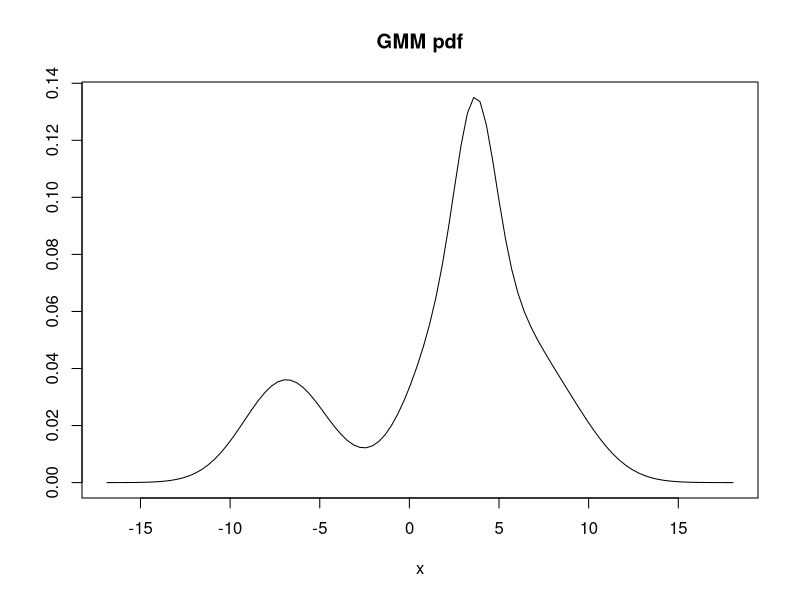
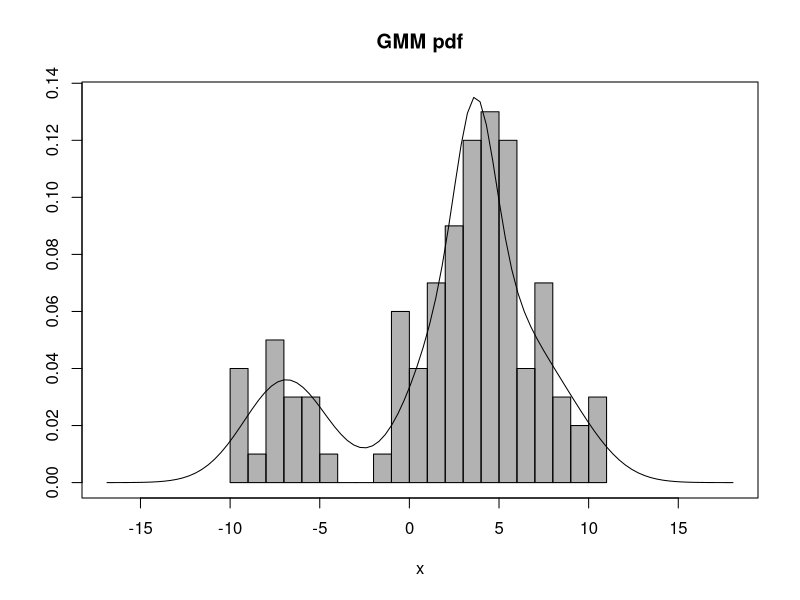
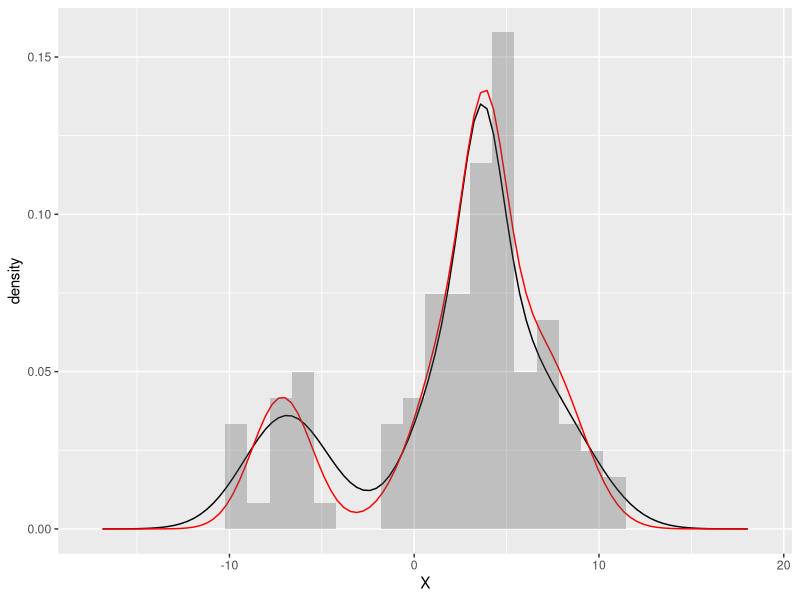

These charts were generated, in order, by the following R code:
library(ggplot2)
library(dplyr)

#True 모델 생성
n_cluster <- 5
param_df <- data.frame(mu=rnorm(n_cluster, sd=5), sigma2=rchisq(n_cluster, 5), pi=rmultinom(1, 100, rep(1, n_cluster)/n_cluster)/100)

#Density를 그리기 위한 작업
plot_x_range <- seq(min(param_df$mu)-10, max(param_df$mu)+10, length.out=100)
plot(plot_x_range,rowSums(apply(param_df, 1, function(par) {dnorm(plot_x_range, par[1], sqrt(par[2]))*par[3]})), type = 'l', main = "GMM pdf", ylab = '', xlab='x')

#표본 생성
n_sample <- 100
gmm_ind <- sample(1:n_cluster, n_sample, prob = param_df$pi, replace = T)
gmm_sample <- sapply(gmm_ind, function(ind) {rnorm(1, param_df[ind,1], sqrt(param_df[ind,2]))})

plot(plot_x_range,rowSums(apply(param_df, 1, function(par) {dnorm(plot_x_range, par[1], sqrt(par[2]))*par[3]})), type = 'l', main = "GMM pdf", ylab = '', xlab='x')
hist(gmm_sample, probability = T, add = T, col=rgb(0,0,0, alpha=0.3), breaks = 20)

#분산에 대한 MLE.
var_mle <- function(x) {var(x) * (length(x) - 1) / length(x)}

#초기 값
param_est <- data.frame(mu=rnorm(n_cluster, sd=5), sigma2=rchisq(n_cluster, 5), pi=rmultinom(1, 100, rep(1, n_cluster)/n_cluster)/100)
n_mcmc <- 10

for (it in 1:100) {
  #E step
  #잠재 변수를 샘플링하기 위한 각 클러스터에 들어갈 확률
  alphas <- apply(param_df, 1, function(par) {dnorm(gmm_sample, par[1], sqrt(par[2]))*par[3]})
  alphas <- alphas/rowSums(alphas)
  #잠재변수 추출(어느 분포/클러스터에서 나왔는지)
  sample_est_ind <- apply(alphas, 1, function(ap) {sample(1:n_cluster, n_mcmc, prob = ap, replace = T)})
  
  #M step
  #잠재변수가 가리키는 클러스터에 대응하는 데이터를 각 클러스터에 반영
  param_est_next <- data.frame(y=rep(gmm_sample, each=n_mcmc), cls=as.vector(sample_est_ind)) %>%
    group_by(cls) %>% summarise(mu=mean(y), sigma2=var_mle(y), pi=n()) %>% as.data.frame() %>% select(-cls)
  param_est <- param_est_next
  param_est[,3] <- param_est[,3]/sum(param_est[,3])
}

param_df
param_est

#샘플 히스토그램+True density+estimate density
ggplot()+
  geom_line(aes(x=plot_x_range,y=rowSums(apply(param_df, 1, function(par) {dnorm(plot_x_range, par[1], sqrt(par[2]))*par[3]}))))+
  geom_line(aes(x=plot_x_range,y=rowSums(apply(param_est, 1, function(par) {dnorm(plot_x_range, par[1], sqrt(par[2]))*par[3]}))), color='red')+
  geom_histogram(aes(x=gmm_sample, y=after_stat(density)), alpha=0.3)+ylab("density")+xlab("X")

